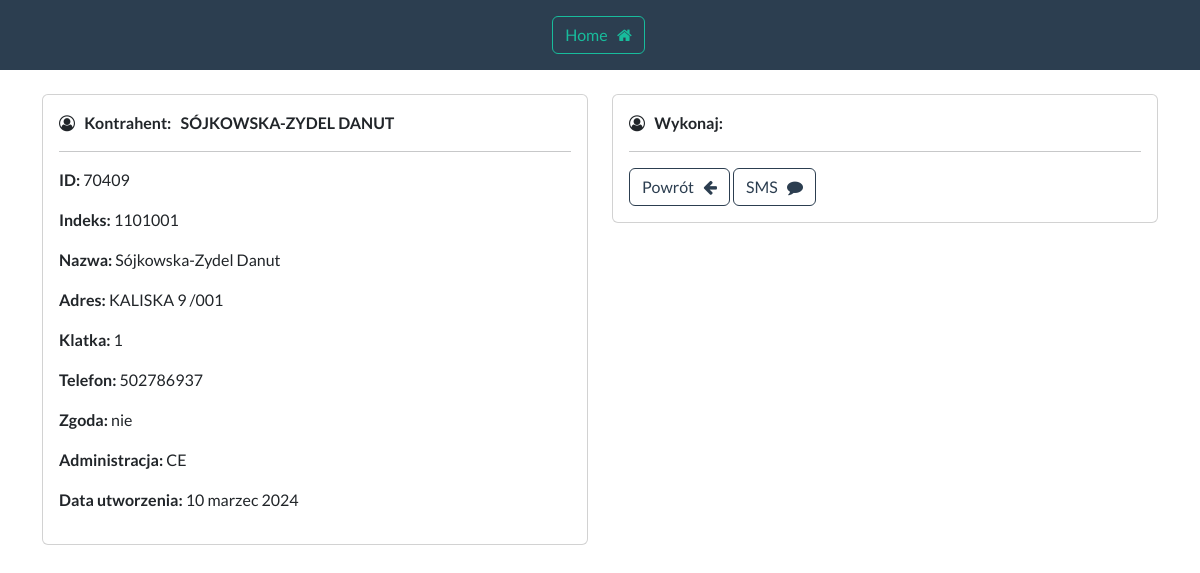
Page /sms/view/70409 (signed in) on the earlier database version.
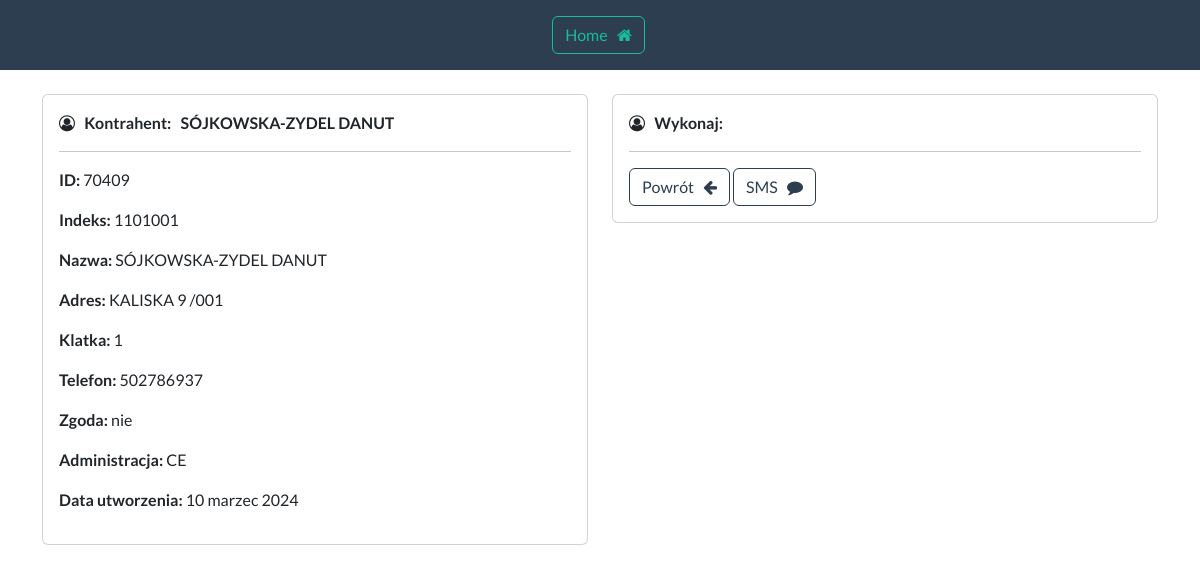
Same page on the later database version.
### telefony/models.py (models this page shows, shortened)
class Mieszkaniec(models.Model):
    data_utworzenia = models.CharField(max_length=15, blank=True)
    indeks = models.CharField(max_length=7, blank=True)
    nazwa = models.CharField(max_length=255, blank=True)
    adres = models.CharField(max_length=255, blank=True)
    klatka = models.CharField(max_length=2, blank=True)
    telefon = models.CharField(max_length=20, blank=True)
    telefon2 = models.CharField(max_length=20, blank=True)
    telefon3 = models.CharField(max_length=20, blank=True)
    symbol_budynku = models.CharField(max_length=4, blank=True)
    tak = "tak"
    nie = "nie"
    zgoda_wybor = [
        (tak, "tak"),
        (nie, "nie")
    ]
    zgoda = models.CharField(
        max_length=3,
        choices=zgoda_wybor,
        default=tak,
    )
    ce = "CE"
    nw = "NW"
    ns = "NS"
    administracja_wybor = [
        (ns, "NS"),
        (nw, "NW"),
        (ce, "CE")
    ]
    administracja = models.CharField(
        max_length=2,
        choices=administracja_wybor,
        default=ce,
    )
    content = models.TextField(max_length=160, blank=True, null=True)
    phone = models.TextField(blank=True, null=True)

### sms/views.py (the view)
# urls.py: path("view/<int:pk>", views.view_record_sms, name="sms-view"),
@login_required(login_url="login")
def view_record_sms(request, pk):
    all_records = Mieszkaniec.objects.get(id=pk)
    context = {"record": all_records}
    return render(request, "sms-view.html", context=context)

### sms/templates/sms-view.html (shortened to what this page needs)
{% extends 'base-sms.html' %}
{% block content %}
    <div class="row">
        <div class="col-sm-6 mb-3 mb-sm-0">
            <div class="card">
                <div class="card-body">
                    <i class="fa fa-user-circle-o" aria-hidden="true"></i> &nbsp;
                    <strong>
                        Kontrahent:&nbsp;&nbsp;&nbsp;{{ record.nazwa|upper }}
                    </strong>
                    <hr>
                    <p><strong> ID: </strong> {{ record.id }} </p>
                    <p><strong> Indeks: </strong> {{ record.indeks }} </p>
                    <p><strong> Nazwa: </strong> {{ record.nazwa }} </p>
                    <p><strong> Adres: </strong> {{ record.adres }} </p>
                    <p><strong> Klatka: </strong> {{ record.klatka }} </p>
                    <p><strong> Telefon: </strong> {{ record.telefon }} </p>
                    <p><strong> Zgoda: </strong> {{ record.zgoda }} </p>
                    <p><strong> Administracja: </strong> {{ record.administracja }} </p>
                    <p><strong> Data utworzenia: </strong> {{ record.data_utworzenia }} </p>
                </div>
            </div>
        </div>
        <div class="col-sm-6 mb-3 mb-sm-0">
            <div class="card">
                <div class="card-body">
                    <i class="fa fa-user-circle-o" aria-hidden="true"></i> &nbsp;
                    <strong>
                        Wykonaj:
                    </strong>
                    <hr>
                    <a href="{% url 'dashboard-sms-kontrahent' %}" class="btn btn-outline-primary"> Powrót &nbsp; <i
                            class="fa fa-arrow-left"></i> </a>
                    <a href="{% url 'sms-sms' record.id %}" class="btn btn-outline-primary"> SMS &nbsp; <i
                            class="fa fa-comment"></i> </a>
                </div>
            </div>
        </div>
        <br>
    </div>
{% endblock %}

Differences in the rows shown:
changed Mieszkaniec "SÓJKOWSKA-ZYDEL DANUT": nazwa "Sójkowska-Zydel Danut" → "SÓJKOWSKA-ZYDEL DANUT"
